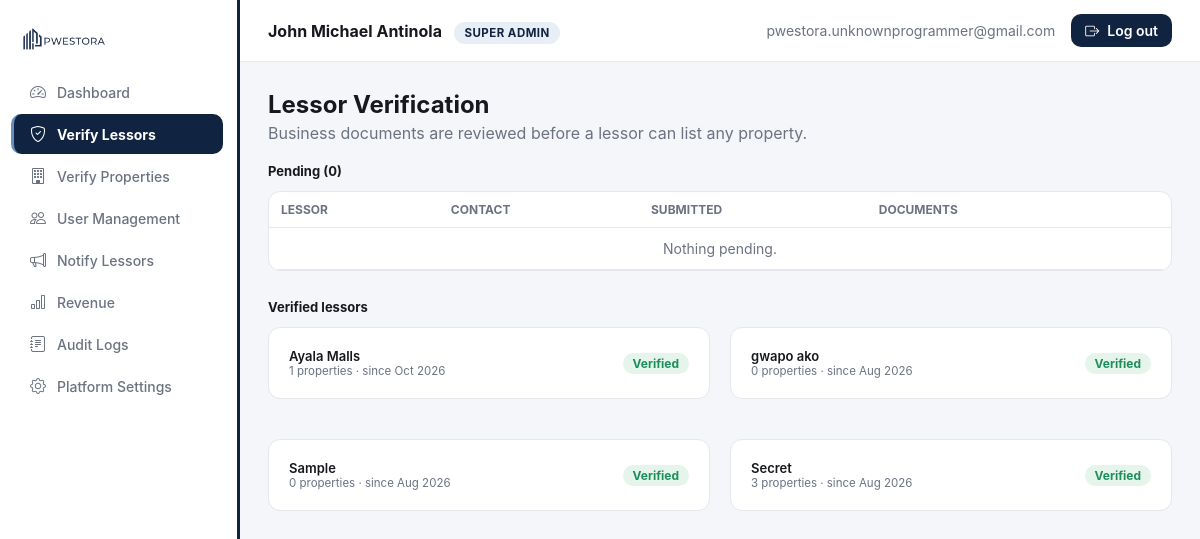
/dashboard.php?page=lessors (signed in), run on an earlier commit of the app's database.
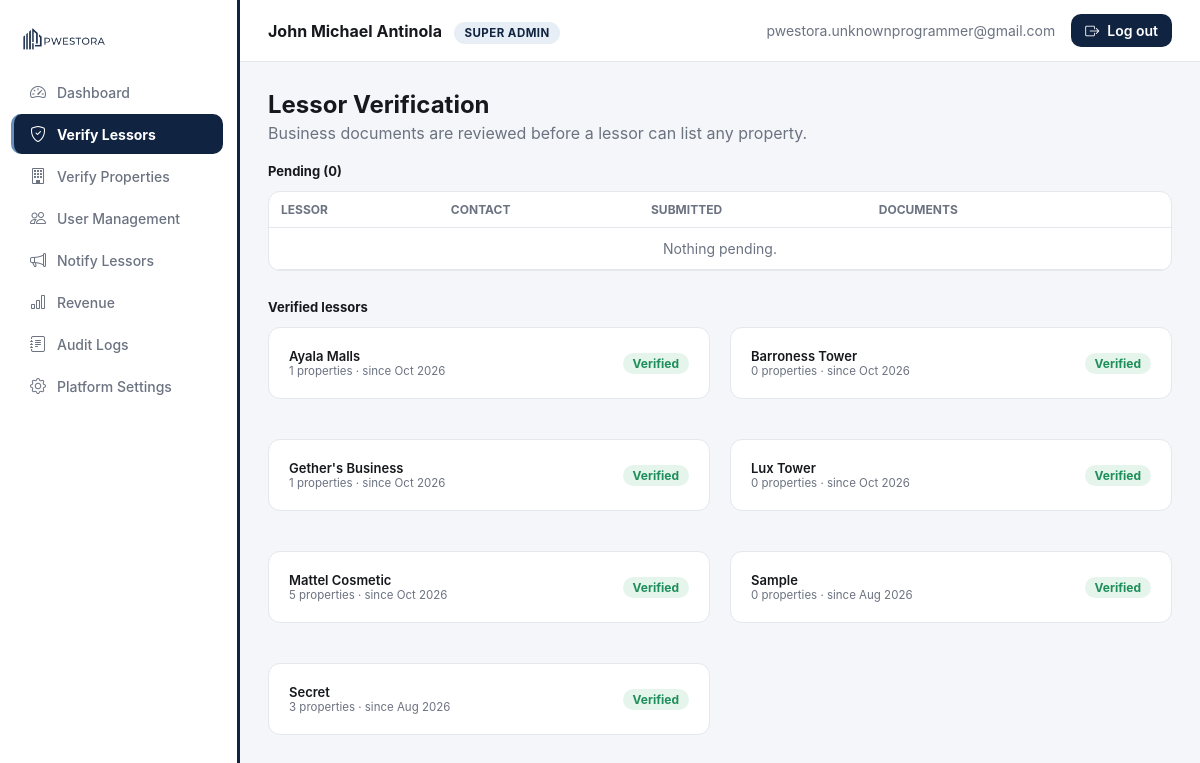
And on a later commit of the database.
### tables this page shows
CREATE TABLE `users` (
  `id` int(11) NOT NULL,
  `role` enum('lessor','superadmin','lessee') NOT NULL DEFAULT 'lessor',
  `status` enum('pending','active','suspended') NOT NULL DEFAULT 'pending',
  `company_name` varchar(150) DEFAULT NULL,
  `full_name` varchar(150) NOT NULL,
  `email` varchar(150) NOT NULL,
  `phone` varchar(30) DEFAULT NULL,
  `password_hash` varchar(255) NOT NULL,
  `api_token` varchar(64) DEFAULT NULL,
  `otp_code` varchar(6) DEFAULT NULL,
  `otp_expires_at` datetime DEFAULT NULL,
  `created_at` datetime NOT NULL DEFAULT current_timestamp(),
  `updated_at` datetime NOT NULL DEFAULT current_timestamp() ON UPDATE current_timestamp(),
  `avatar_url` varchar(255) DEFAULT NULL,
  `fcm_token` varchar(255) DEFAULT NULL
);

### public_html/includes/sidebar_nav.php (called while the page is built)
<?php
$NAV_BY_ROLE = [
    'lessor' => [
        ['id' => 'overview',      'label' => 'Dashboard',          'icon' => 'bi-speedometer2'],
        ['id' => 'listings',      'label' => 'My Properties',      'icon' => 'bi-building'],
        ['id' => 'applications',  'label' => 'Applications',       'icon' => 'bi-clipboard-check'],
        ['id' => 'tenants',       'label' => 'Tenants',            'icon' => 'bi-people'],
        ['id' => 'installments',  'label' => 'Installments',       'icon' => 'bi-wallet2'],
        ['id' => 'deposits',      'label' => 'Security Deposits',  'icon' => 'bi-shield-check'],
        ['id' => 'payments',      'label' => 'Rent Payments',      'icon' => 'bi-cash-coin'],
        ['id' => 'maintenance',   'label' => 'Maintenance',        'icon' => 'bi-tools'],
        ['id' => 'messages',      'label' => 'Messages',           'icon' => 'bi-chat-dots'],
        ['id' => 'violations',    'label' => 'Violations',         'icon' => 'bi-exclamation-triangle'],
        ['id' => 'analytics',     'label' => 'Analytics',          'icon' => 'bi-bar-chart'],
    ],
    'superadmin' => [
        ['id' => 'overview',    'label' => 'Dashboard',        'icon' => 'bi-speedometer2'],
        ['id' => 'lessors',     'label' => 'Verify Lessors',   'icon' => 'bi-shield-check'],
        ['id' => 'properties',  'label' => 'Verify Properties','icon' => 'bi-building'],
        ['id' => 'users',       'label' => 'User Management',  'icon' => 'bi-people'],
        ['id' => 'notify',      'label' => 'Notify Lessors',   'icon' => 'bi-megaphone'],
        ['id' => 'revenue',     'label' => 'Revenue',          'icon' => 'bi-bar-chart'],
        ['id' => 'audit',       'label' => 'Audit Logs',       'icon' => 'bi-journal-text'],
        ['id' => 'settings',    'label' => 'Platform Settings','icon' => 'bi-gear'],
    ],
];

### public_html/includes/auth.php (called while the page is built, shortened)
<?php
function current_user(): ?array {
    return $_SESSION['user'] ?? null;
}

### public_html/modules/lessors.php (the view, shortened to what the changed rows need)
<?php
$verified = $pdo->query(
    'SELECT u.*, (SELECT COUNT(*) FROM properties p WHERE p.lessor_id = u.id) AS property_count
     FROM users u
     WHERE u.role = "lessor" AND u.status = "active"
     ORDER BY u.company_name ASC'
)->fetchAll();
?>
<h2 style="margin:0 0 4px;">Lessor Verification</h2>
<div class="card" style="padding:0; overflow:hidden; margin-bottom:28px;">
  <div class="table-scroll">
  <table>
    <thead><tr><th>Lessor</th><th>Contact</th><th>Submitted</th><th>Documents</th><th></th></tr></thead>
  </table>
  </div>
</div>
<div class="two-col">
  <?php if (!$verified): ?>
    <p style="color:var(--ink-500); font-size:13px;">No verified lessors yet.</p>
  <?php else: foreach ($verified as $l): ?>
    <div class="card" style="display:flex; align-items:center; justify-content:space-between;">
      <div>
        <p style="margin:0; font-weight:600; font-size:13px;"><?= htmlspecialchars($l['company_name']) ?></p>
        <p style="margin:0; font-size:11.5px; color:var(--ink-500);">
          <?= $l['property_count'] ?> properties · since <?= (new DateTime($l['created_at']))->format('M Y') ?>
        </p>
      </div>
      <span class="badge badge-verified">Verified</span>
    </div>
  <?php endforeach; endif; ?>
</div>

### public_html/includes/header.php (shortened to what the changed rows need)
<?php
require_once __DIR__ . '/sidebar_nav.php';
$nav = $NAV_BY_ROLE[$user['role']] ?? [];
?>
<!DOCTYPE html>
<html lang="en">
<head>
<link rel="stylesheet" href="/assets/css/style.css?v=13">
<link rel="stylesheet" href="https://cdn.jsdelivr.net/npm/bootstrap-icons@1.11.3/font/bootstrap-icons.css">
</head>
<body>
<div class="app-shell">
  <aside class="sidebar" id="sidebar">
    <nav>
      <?php foreach ($nav as $item): ?>
        <a class="nav-item <?= $page === $item['id'] ? 'active' : '' ?>"
           href="/dashboard.php?page=<?= $item['id'] ?>">
          <i class="bi <?= $item['icon'] ?>"></i> <span><?= $item['label'] ?></span>
        </a>
      <?php endforeach; ?>
    </nav>
  </aside>
  <div class="main">
    <div class="content">

What changed in the data, as far as the page shows it:
no longer on this page (row edited): users: company_name "gwapo ako", property_count "0", created_at "Aug 2026"
added users: company_name "Barroness Tower", property_count "0", created_at "Oct 2026"
added users: company_name "Gether's Business", property_count "1", created_at "Oct 2026"
added users: company_name "Lux Tower", property_count "0", created_at "Oct 2026"
added users: company_name "Mattel Cosmetic", property_count "5", created_at "Oct 2026"
